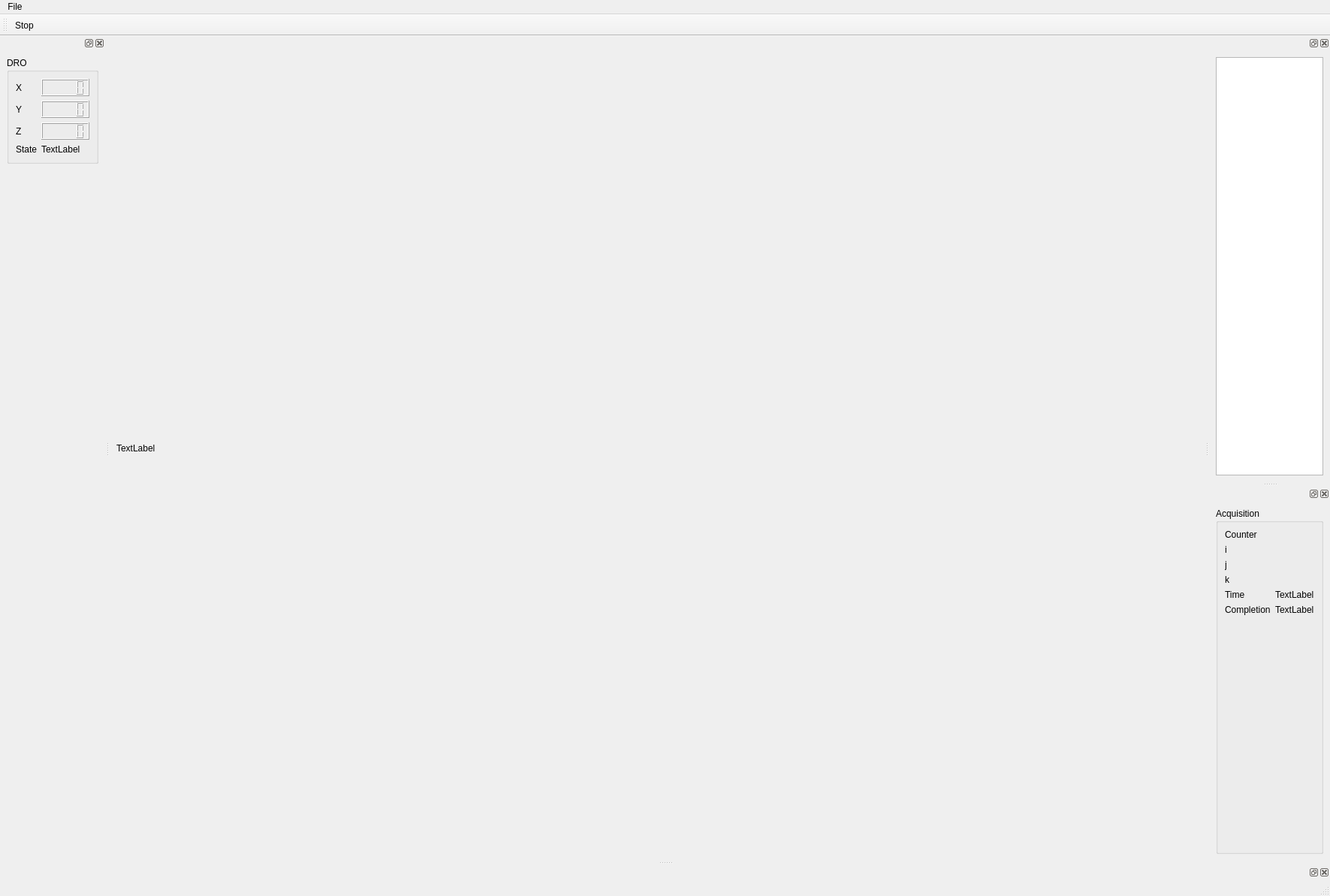
<?xml version="1.0" encoding="UTF-8"?>
<ui version="4.0">
 <class>MainWindow</class>
 <widget class="QMainWindow" name="MainWindow">
  <property name="geometry">
   <rect>
    <x>0</x>
    <y>0</y>
    <width>1011</width>
    <height>659</height>
   </rect>
  </property>
  <property name="sizePolicy">
   <sizepolicy hsizetype="Preferred" vsizetype="Preferred">
    <horstretch>0</horstretch>
    <verstretch>0</verstretch>
   </sizepolicy>
  </property>
  <property name="windowTitle">
   <string>MainWindow</string>
  </property>
  <widget class="QWidget" name="centralwidget">
   <property name="sizePolicy">
    <sizepolicy hsizetype="Preferred" vsizetype="Preferred">
     <horstretch>1</horstretch>
     <verstretch>0</verstretch>
    </sizepolicy>
   </property>
   <property name="focusPolicy">
    <enum>Qt::StrongFocus</enum>
   </property>
   <layout class="QGridLayout" name="gridLayout">
    <item row="0" column="0">
     <widget class="QLabel" name="image_view">
      <property name="minimumSize">
       <size>
        <width>1440</width>
        <height>1080</height>
       </size>
      </property>
      <property name="maximumSize">
       <size>
        <width>1440</width>
        <height>16777215</height>
       </size>
      </property>
      <property name="text">
       <string>TextLabel</string>
      </property>
     </widget>
    </item>
   </layout>
  </widget>
  <widget class="QMenuBar" name="menubar">
   <property name="geometry">
    <rect>
     <x>0</x>
     <y>0</y>
     <width>1011</width>
     <height>18</height>
    </rect>
   </property>
   <widget class="QMenu" name="menuFile">
    <property name="title">
     <string>File</string>
    </property>
   </widget>
   <addaction name="menuFile"/>
  </widget>
  <widget class="QStatusBar" name="statusbar"/>
  <widget class="QDockWidget" name="dro_dock_widget">
   <attribute name="dockWidgetArea">
    <number>1</number>
   </attribute>
   <widget class="QWidget" name="dro_2">
    <layout class="QFormLayout" name="formLayout">
     <item row="0" column="0">
      <widget class="QGroupBox" name="groupBox_2">
       <property name="title">
        <string>DRO</string>
       </property>
       <layout class="QFormLayout" name="dro_layout">
        <item row="0" column="0">
         <widget class="QLabel" name="x">
          <property name="text">
           <string>X</string>
          </property>
         </widget>
        </item>
        <item row="0" column="1">
         <widget class="QLCDNumber" name="x_value"/>
        </item>
        <item row="1" column="0">
         <widget class="QLabel" name="y">
          <property name="text">
           <string>Y</string>
          </property>
         </widget>
        </item>
        <item row="1" column="1">
         <widget class="QLCDNumber" name="y_value"/>
        </item>
        <item row="2" column="0">
         <widget class="QLabel" name="z">
          <property name="text">
           <string>Z</string>
          </property>
         </widget>
        </item>
        <item row="2" column="1">
         <widget class="QLCDNumber" name="z_value"/>
        </item>
        <item row="3" column="0">
         <widget class="QLabel" name="State">
          <property name="text">
           <string>State</string>
          </property>
         </widget>
        </item>
        <item row="3" column="1">
         <widget class="QLabel" name="state_value">
          <property name="text">
           <string>TextLabel</string>
          </property>
         </widget>
        </item>
       </layout>
      </widget>
     </item>
    </layout>
   </widget>
  </widget>
  <widget class="QDockWidget" name="log_dock_widget">
   <property name="sizePolicy">
    <sizepolicy hsizetype="Preferred" vsizetype="Preferred">
     <horstretch>0</horstretch>
     <verstretch>1</verstretch>
    </sizepolicy>
   </property>
   <attribute name="dockWidgetArea">
    <number>8</number>
   </attribute>
  </widget>
  <widget class="QToolBar" name="toolBar">
   <property name="minimumSize">
    <size>
     <width>0</width>
     <height>0</height>
    </size>
   </property>
   <property name="windowTitle">
    <string>toolBar</string>
   </property>
   <attribute name="toolBarArea">
    <enum>TopToolBarArea</enum>
   </attribute>
   <attribute name="toolBarBreak">
    <bool>false</bool>
   </attribute>
   <addaction name="stopAction"/>
  </widget>
  <widget class="QDockWidget" name="dockWidget">
   <attribute name="dockWidgetArea">
    <number>2</number>
   </attribute>
   <widget class="QWidget" name="dockWidgetContents">
    <layout class="QHBoxLayout" name="horizontalLayout_3">
     <item>
      <widget class="TileGraphicsView" name="tile_graphics_view">
       <property name="mouseTracking">
        <bool>false</bool>
       </property>
      </widget>
     </item>
    </layout>
   </widget>
  </widget>
  <widget class="QDockWidget" name="dockWidget_2">
   <attribute name="dockWidgetArea">
    <number>2</number>
   </attribute>
   <widget class="QWidget" name="dockWidgetContents_3">
    <layout class="QHBoxLayout" name="horizontalLayout_2">
     <item>
      <widget class="QGroupBox" name="acquisition_group">
       <property name="title">
        <string>Acquisition</string>
       </property>
       <layout class="QFormLayout" name="formLayout_2">
        <item row="0" column="0">
         <widget class="QLabel" name="label">
          <property name="text">
           <string>Counter</string>
          </property>
         </widget>
        </item>
        <item row="0" column="1">
         <widget class="QLabel" name="label_counter">
          <property name="text">
           <string/>
          </property>
         </widget>
        </item>
        <item row="1" column="0">
         <widget class="QLabel" name="label_3">
          <property name="text">
           <string>i</string>
          </property>
         </widget>
        </item>
        <item row="1" column="1">
         <widget class="QLabel" name="label_i">
          <property name="text">
           <string/>
          </property>
         </widget>
        </item>
        <item row="2" column="0">
         <widget class="QLabel" name="label_5">
          <property name="text">
           <string>j</string>
          </property>
         </widget>
        </item>
        <item row="2" column="1">
         <widget class="QLabel" name="label_j">
          <property name="text">
           <string/>
          </property>
         </widget>
        </item>
        <item row="3" column="0">
         <widget class="QLabel" name="label_7">
          <property name="text">
           <string>k</string>
          </property>
         </widget>
        </item>
        <item row="3" column="1">
         <widget class="QLabel" name="label_k">
          <property name="text">
           <string/>
          </property>
         </widget>
        </item>
        <item row="4" column="0">
         <widget class="QLabel" name="label_2">
          <property name="text">
           <string>Time</string>
          </property>
         </widget>
        </item>
        <item row="4" column="1">
         <widget class="QLabel" name="label_time">
          <property name="text">
           <string>TextLabel</string>
          </property>
         </widget>
        </item>
        <item row="5" column="0">
         <widget class="QLabel" name="label_4">
          <property name="text">
           <string>Completion</string>
          </property>
         </widget>
        </item>
        <item row="5" column="1">
         <widget class="QLabel" name="label_completion">
          <property name="text">
           <string>TextLabel</string>
          </property>
         </widget>
        </item>
       </layout>
      </widget>
     </item>
    </layout>
   </widget>
  </widget>
  <action name="stopAction">
   <property name="text">
    <string>Stop</string>
   </property>
  </action>
 </widget>
 <customwidgets>
  <customwidget>
   <class>TileGraphicsView</class>
   <extends>QGraphicsView</extends>
   <header>microscope_ui.controller.tile_graphics_view</header>
  </customwidget>
 </customwidgets>
 <resources/>
 <connections/>
</ui>
